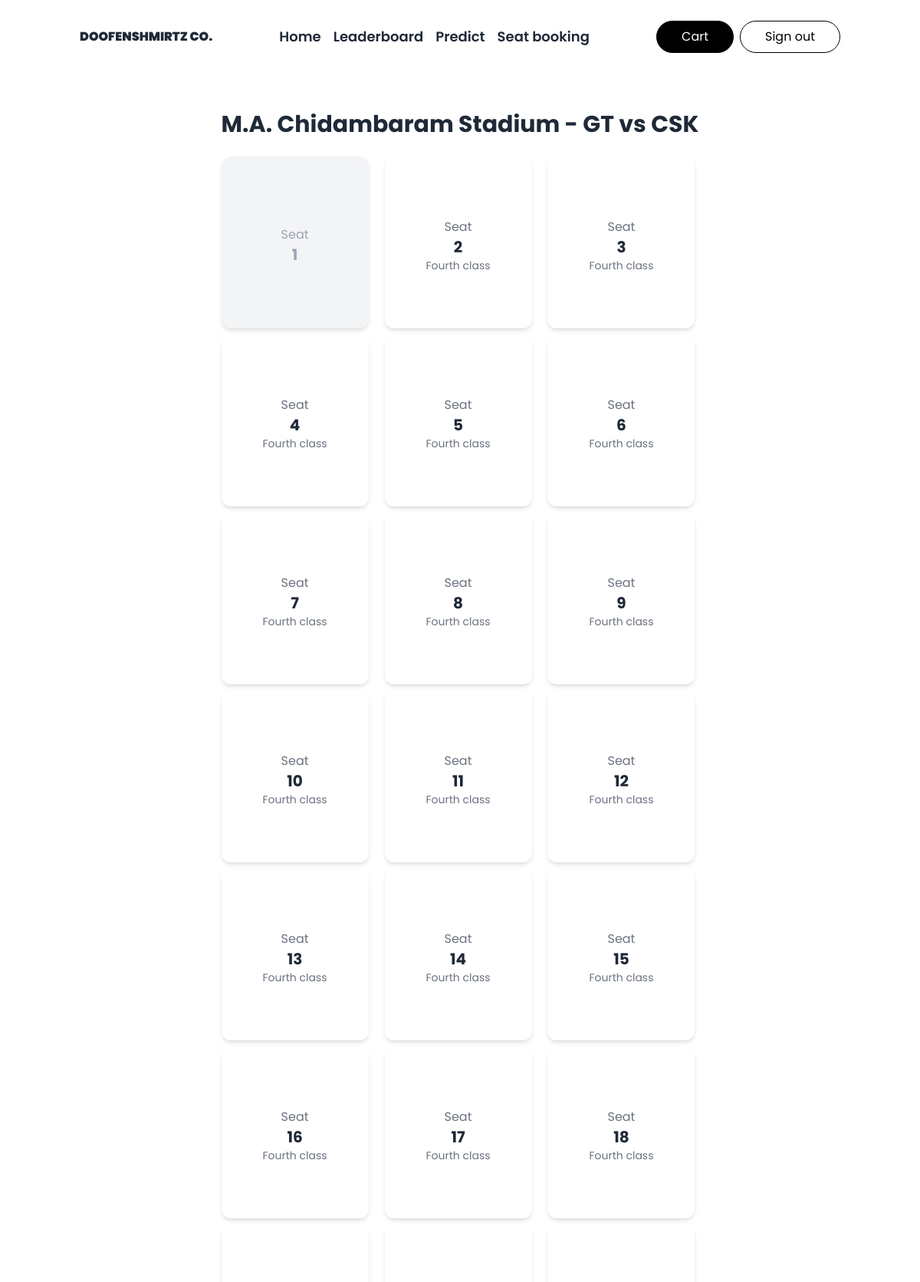
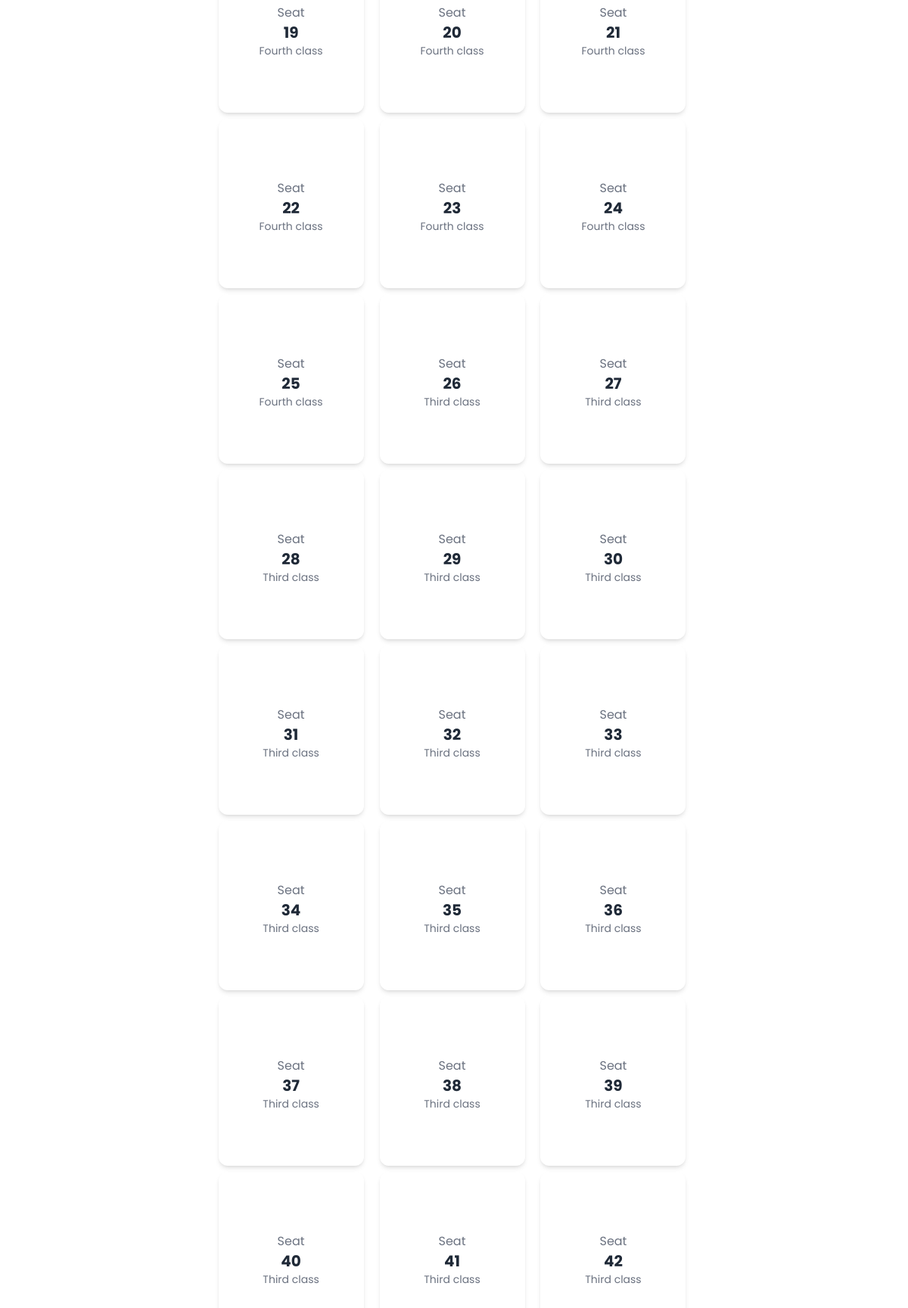
Screenshot of /bookseats (signed in, upper part) with the database file from the repository (2 pictures, top to bottom).
### hack/models.py (models this page shows)
class Stadium(db.Model):
    id = db.Column(db.Integer, primary_key=True)
    name = db.Column(db.String)
    match = db.Column(db.String)
    seats = db.relationship('Seat')

class Seat(db.Model):
    id = db.Column(db.Integer, primary_key=True)
    taken = db.Column(db.Boolean, default=False)
    price = db.Column(db.Integer)
    category = db.Column(db.String)
    buyer = db.Column(db.Integer, db.ForeignKey('user.id'))
    stadium = db.Column(db.Integer, db.ForeignKey('stadium.id'))

### app.py (the view)
@app.route('/bookseats')
@login_required
def book_seat():
    seats = Seat.query.all()
    stadiums = Stadium.query.filter_by(id=1).first()
    total = 0
    for i in current_user.seats_bought:
        total += i.price
    return render_template('bookseat.html', seats=seats, stadium=stadiums, total=total, key=app.config['STRIPE_PUBLISHABLE_KEY'])

### hack/models.py (called while the page is built)
@login_manager.user_loader
def load_user(user_id):
    return User.query.get(user_id)

### hack/templates/bookseat.html (shortened to what this page needs)
{% extends 'base.html' %}
{% block content %}
  <div class="bg-white py-6 sm:py-8 lg:py-12 flex flex-cols justify-center items-center">
    <div class="mx-auto max-w-screen-2xl md:px-8 px-2">
      <div class="mb-6 flex items-end justify-between">
        <h2 class="text-2xl font-bold text-gray-800 lg:text-3xl">{{stadium.name}} - {{stadium.match}}</h2>
      </div>
      <div class="grid gap-y-2 gap-x-4 mx-auto sm:grid-cols-2 lg:grid-cols-3 xl:grid-cols-4">
        {% for s in seats %}
        {% if s.taken == 0 %}
            <div class="h-56 w-48 shadow-md flex flex-col items-center justify-center cursor-pointer rounded-xl">
              <a href="/select_seat/{{s.id}}">
            <div class="flex flex-col items-center justify-center pt-2">
              <span class="text-gray-500">Seat</span>
              <span class="text-lg font-bold flex items-center justify-center text-gray-800 transition duration-100 hover:text-gray-500 lg:text-xl">{{s.id}}</span>
              <span class="text-gray-500 text-sm">{{s.category}}</span>
            </div></a>
          </div>
          {% else %}
          <div class="h-56 w-48 flex flex-col items-center justify-center shadow-md cursor-not-allowed bg-gray-100 rounded-xl">
            <div class="flex flex-col items-center justify-center pt-2">
              <span class="text-gray-400">Seat</span>
              <span href="#" class="text-lg font-bold flex items-center justify-center text-gray-400 transition duration-100 lg:text-xl">{{s.id}}</span>
            </div>
          </div>
        {% endif %}
        {% endfor %}
          </div>
      </div>
    </div>
{% endblock content %}

### hack/templates/base.html (shortened to what this page needs)
<!DOCTYPE html>
<html lang="en">
<head>
    <script src="https://cdn.tailwindcss.com"></script>
</head>
<body style="font-family: Poppins !important;">
<header class="bg-white bg-opacity-5 text-gray-800 hidden md:block">
  <div class="container mx-auto flex items-center h-24">
    <a href="/" class="flex items-center justify-center">
      <span class="ml-4 uppercase font-black">Doofenshmirtz Co.</span>
    </a>
    <nav class="contents font-semibold text-base lg:text-lg">
      <ul class="mx-auto flex items-center">
        <li class="p-2 xl:p-5 active focus:underline hover:underline">
          <a href="/">
            <span>Home</span>
          </a>
        </li>
        <li class="p-2 xl:p-5 focus:underline hover:underline">
          <a href="/leaderboard">
            <span>Leaderboard</span>
          </a>
        </li>
        <li class="p-2 xl:p-5 focus:underline hover:underline">
          <a href="/predict">
            <span>Predict</span>
          </a>
        </li>
        <li class="p-2 xl:p-5 focus:underline hover:underline">
          <a href="/bookseats">
            <span>Seat booking</span>
          </a>
        </li>
      </ul>
    </nav>
    {% if not current_user.is_authenticated %}
    <a href="/auth/signin" class="border border-black bg-black hover:bg-white text-white hover:text-black transition-all 2s rounded-full px-8 py-2">Sign in</a>
    <a href="/auth/new" class="border border-black bg-white hover:bg-black text-black hover:text-white transition-all 2s rounded-full px-8 py-2 ml-4">Sign up</a>
    {% else %}
    <a href="/cart" class="border border-black bg-black hover:bg-white text-white hover:text-black transition-all 2s rounded-full px-8 py-2 mr-2">Cart</a>
    <a href="/auth/signout" class="border border-black bg-white hover:bg-black text-black hover:text-white transition-all 2s rounded-full px-8 py-2 mr-4">Sign out</a>
    {% endif %}
  </div>
</header>
{% block content %}
{% endblock content %}
</body>
</html>

### rows the page displays
Stadium: name "M.A. Chidambaram Stadium", match "GT vs CSK"
Seat: id "1"
Seat: id "2", category "Fourth class"
Seat: id "3", category "Fourth class"
Seat: id "4", category "Fourth class"
Seat: id "5", category "Fourth class"
Seat: id "6", category "Fourth class"
Seat: id "7", category "Fourth class"
Seat: id "8", category "Fourth class"
Seat: id "9", category "Fourth class"
Seat: id "10", category "Fourth class"
Seat: id "11", category "Fourth class"
Seat: id "12", category "Fourth class"
Seat: id "13", category "Fourth class"
Seat: id "14", category "Fourth class"
Seat: id "15", category "Fourth class"
Seat: id "16", category "Fourth class"
Seat: id "17", category "Fourth class"
Seat: id "18", category "Fourth class"
Seat: id "19", category "Fourth class"
Seat: id "20", category "Fourth class"
Seat: id "21", category "Fourth class"
Seat: id "22", category "Fourth class"
Seat: id "23", category "Fourth class"
Seat: id "24", category "Fourth class"
Seat: id "25", category "Fourth class"
Seat: id "26", category "Third class"
Seat: id "27", category "Third class"
Seat: id "28", category "Third class"
Seat: id "29", category "Third class"
Seat: id "30", category "Third class"
Seat: id "31", category "Third class"
Seat: id "32", category "Third class"
Seat: id "33", category "Third class"
Seat: id "34", category "Third class"
Seat: id "35", category "Third class"
Seat: id "36", category "Third class"
Seat: id "37", category "Third class"
Seat: id "38", category "Third class"
Seat: id "39", category "Third class"
Seat: id "40", category "Third class"
Seat: id "41", category "Third class"
Seat: id "42", category "Third class"
